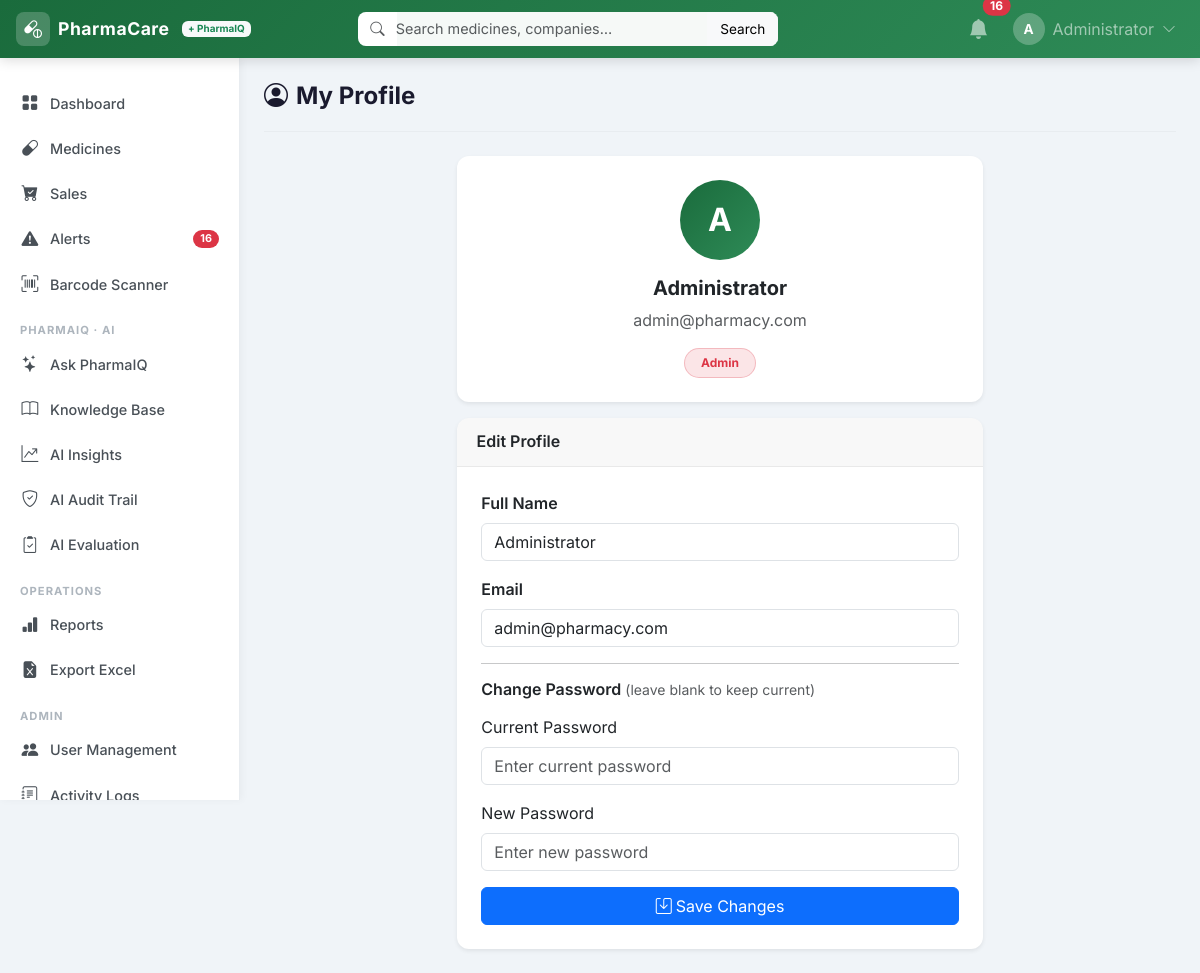
Screenshot of /profile (signed in) with the database file from the repository.
### tables this page shows
CREATE TABLE users (
        id       INTEGER PRIMARY KEY AUTOINCREMENT,
        username TEXT    UNIQUE NOT NULL,
        password TEXT    NOT NULL,
        role     TEXT    NOT NULL DEFAULT 'staff',
        full_name TEXT,
        email    TEXT,
        created_at TEXT DEFAULT (datetime('now'))
    );

### app.py (the view, shortened to what this page needs)
@app.route("/profile", methods=["GET", "POST"])
@login_required
def profile():
    user = query_db("SELECT * FROM users WHERE id=?", (session["user_id"],), one=True)
    return render_template("profile.html", user=user)

### app.py (called while the page is built)
def get_db():
    db = getattr(g, "_database", None)
    if db is None:
        db = g._database = sqlite3.connect(DATABASE)
        db.row_factory = sqlite3.Row
        db.execute("PRAGMA journal_mode=WAL")
    return db

@app.teardown_appcontext
def close_connection(exception):
    db = getattr(g, "_database", None)
    if db is not None:
        db.close()

def query_db(sql, args=(), one=False, commit=False):
    db = get_db()
    cur = db.execute(sql, args)
    if commit:
        db.commit()
        return cur.lastrowid
    rv = cur.fetchall()
    return (rv[0] if rv else None) if one else rv

def login_required(f):
    @wraps(f)
    def decorated(*args, **kwargs):
        if "user_id" not in session:
            flash("Please login first.", "warning")
            return redirect(url_for("login"))
        return f(*args, **kwargs)
    return decorated

@app.context_processor
def inject_alerts():
    if "user_id" in session:
        today     = date.today()
        warn_date = today + timedelta(days=EXPIRY_WARN_DAYS)
        exp_count = query_db(
            "SELECT COUNT(*) as c FROM medicines WHERE exp_date IS NOT NULL AND exp_date != '' AND exp_date <= ?",
            (warn_date.isoformat(),), one=True)["c"]
        ls_count  = query_db(
            "SELECT COUNT(*) as c FROM medicines WHERE product_qty <= ?",
            (LOW_STOCK_THRESHOLD,), one=True)["c"]
        return dict(nav_expiring=exp_count, nav_low_stock=ls_count)
    return dict(nav_expiring=0, nav_low_stock=0)

### pharmaiq/routes.py (called while the page is built)
def csrf_token():
    if "ai_csrf" not in session:
        session["ai_csrf"] = secrets.token_urlsafe(24)
    return session["ai_csrf"]

@bp.app_context_processor
def _inject():
    return {"csrf_token": csrf_token}

### templates/profile.html (shortened to what this page needs)
{% extends "base.html" %}
{% block content %}
<div class="page-header">
  <h4 class="page-title"><i class="bi bi-person-circle me-2"></i>My Profile</h4>
</div>
<div class="row g-3 justify-content-center">
  <div class="col-lg-7">
    <div class="card border-0 shadow-sm mb-3">
      <div class="card-body p-4 text-center">
        <div class="avatar-xl mx-auto mb-3">{{ (user['full_name'] or user['username'])[0]|upper }}</div>
        <h5 class="fw-bold">{{ user['full_name'] or user['username'] }}</h5>
        <p class="text-muted">{{ user['email'] or 'No email set' }}</p>
        <span class="badge role-badge role-{{ user['role'] }} px-3 py-2">{{ user['role']|title }}</span>
      </div>
    </div>
    <div class="card border-0 shadow-sm">
      <div class="card-header"><h6 class="mb-0 fw-semibold">Edit Profile</h6></div>
      <div class="card-body p-4">
        <form action="{{ url_for('profile') }}" method="post">
          <div class="mb-3">
            <label class="form-label fw-semibold">Full Name</label>
            <input type="text" name="full_name" class="form-control" value="{{ user['full_name'] or '' }}">
          </div>
          <div class="mb-3">
            <label class="form-label fw-semibold">Email</label>
            <input type="email" name="email" class="form-control" value="{{ user['email'] or '' }}">
          </div>
          <hr>
          <h6 class="fw-semibold mb-3">Change Password <span class="text-muted fw-normal small">(leave blank to keep current)</span></h6>
          <div class="mb-3">
            <label class="form-label">Current Password</label>
            <input type="password" name="current_password" class="form-control" placeholder="Enter current password">
          </div>
          <div class="mb-3">
            <label class="form-label">New Password</label>
            <input type="password" name="new_password" class="form-control" placeholder="Enter new password">
          </div>
          <button type="submit" class="btn btn-primary w-100">
            <i class="bi bi-save me-1"></i>Save Changes
          </button>
        </form>
      </div>
    </div>
  </div>
</div>
{% endblock %}

### templates/base.html (shortened to what this page needs)
<!DOCTYPE html>
<html lang="en">
<head>
  <link rel="stylesheet" href="https://cdn.jsdelivr.net/npm/bootstrap@5.3.3/dist/css/bootstrap.min.css"/>
  <link rel="stylesheet" href="https://cdn.jsdelivr.net/npm/bootstrap-icons@1.11.3/font/bootstrap-icons.min.css"/>
  <link rel="stylesheet" href="{{ url_for('static', filename='css/style.css') }}"/>
  <link rel="stylesheet" href="{{ url_for('static', filename='css/ai.css') }}"/>
</head>
<body>
<nav class="navbar navbar-expand-lg navbar-dark fixed-top" id="mainNavbar">
  <div class="container-fluid px-3">
    <a class="navbar-brand d-flex align-items-center gap-2" href="{{ url_for('dashboard') }}">
      <div class="brand-icon"><i class="bi bi-capsule-pill"></i></div>
      <span class="brand-text">PharmaCare</span><span class="badge bg-light text-success ms-1 ai-brand-badge">+ PharmaIQ</span>
    </a>
    <div class="collapse navbar-collapse" id="navbarContent">
      <form class="d-flex mx-auto navbar-search" action="{{ url_for('medicines') }}" method="get">
        <div class="input-group">
          <span class="input-group-text bg-white border-end-0">
            <i class="bi bi-search text-muted"></i>
          </span>
          <input class="form-control border-start-0 ps-0" type="search" name="search"
                 placeholder="Search medicines, companies…" aria-label="Search">
          <button class="btn btn-light" type="submit">Search</button>
        </div>
      </form>
      <ul class="navbar-nav ms-auto align-items-center gap-2">
        <li class="nav-item dropdown">
          <a class="nav-link position-relative" href="#" data-bs-toggle="dropdown">
            <i class="bi bi-bell-fill fs-5"></i>
            {% if nav_expiring + nav_low_stock > 0 %}
            <span class="position-absolute top-0 start-100 translate-middle badge rounded-pill bg-danger">
              {{ nav_expiring + nav_low_stock }}
            </span>
            {% endif %}
          </a>
        </li>
        <li class="nav-item dropdown">
          <a class="nav-link d-flex align-items-center gap-2" href="#" data-bs-toggle="dropdown">
            <div class="avatar-sm">{{ (session.full_name or session.username)[0]|upper }}</div>
            <span class="d-none d-lg-inline">{{ session.full_name or session.username }}</span>
            <i class="bi bi-chevron-down small"></i>
          </a>
        </li>
      </ul>
    </div>
  </div>
</nav>
<div class="d-flex" id="wrapper">
  <div id="sidebar">
    <div class="sidebar-inner">
      <ul class="nav flex-column pt-2">
        <li class="nav-item">
          <a class="nav-link {% if request.endpoint=='dashboard' %}active{% endif %}" href="{{ url_for('dashboard') }}">
            <i class="bi bi-grid-fill"></i><span>Dashboard</span>
          </a>
        </li>
        <li class="nav-item">
          <a class="nav-link {% if request.endpoint in ['medicines','medicine_detail'] %}active{% endif %}" href="{{ url_for('medicines') }}">
            <i class="bi bi-capsule"></i><span>Medicines</span>
          </a>
        </li>
        <li class="nav-item">
          <a class="nav-link {% if request.endpoint=='sales' %}active{% endif %}" href="{{ url_for('sales') }}">
            <i class="bi bi-cart-check-fill"></i><span>Sales</span>
          </a>
        </li>
        <li class="nav-item">
          <a class="nav-link {% if request.endpoint=='alerts' %}active{% endif %}" href="{{ url_for('alerts') }}">
            <i class="bi bi-exclamation-triangle-fill"></i><span>Alerts</span>
            {% if nav_expiring + nav_low_stock > 0 %}
            <span class="badge bg-danger rounded-pill ms-auto">{{ nav_expiring + nav_low_stock }}</span>
            {% endif %}
          </a>
        </li>
        <li class="nav-item">
          <a class="nav-link {% if request.endpoint=='barcode_page' %}active{% endif %}" href="{{ url_for('barcode_page') }}">
            <i class="bi bi-upc-scan"></i><span>Barcode Scanner</span>
          </a>
        </li>
        <li class="sidebar-divider">PHARMAIQ · AI</li>
        <li class="nav-item">
          <a class="nav-link {% if request.endpoint=='pharmaiq.ai_chat' %}active{% endif %}" href="{{ url_for('pharmaiq.ai_chat') }}">
            <i class="bi bi-stars"></i><span>Ask PharmaIQ</span>
          </a>
        </li>
        <li class="nav-item">
          <a class="nav-link {% if request.endpoint=='pharmaiq.ai_knowledge' %}active{% endif %}" href="{{ url_for('pharmaiq.ai_knowledge') }}">
            <i class="bi bi-book"></i><span>Knowledge Base</span>
          </a>
        </li>
        {% if session.role in ['admin','pharmacist'] %}
        <li class="nav-item">
          <a class="nav-link {% if request.endpoint=='pharmaiq.ai_insights' %}active{% endif %}" href="{{ url_for('pharmaiq.ai_insights') }}">
            <i class="bi bi-graph-up-arrow"></i><span>AI Insights</span>
          </a>
        </li>
        {% endif %}
        {% if session.role == 'admin' %}
        <li class="nav-item">
          <a class="nav-link {% if request.endpoint=='pharmaiq.ai_audit' %}active{% endif %}" href="{{ url_for('pharmaiq.ai_audit') }}">
            <i class="bi bi-shield-check"></i><span>AI Audit Trail</span>
          </a>
        </li>
        <li class="nav-item">
          <a class="nav-link {% if request.endpoint=='pharmaiq.ai_evaluation' %}active{% endif %}" href="{{ url_for('pharmaiq.ai_evaluation') }}">
            <i class="bi bi-clipboard2-check"></i><span>AI Evaluation</span>
          </a>
        </li>
        {% endif %}
        <li class="sidebar-divider">OPERATIONS</li>
        {% if session.role in ['admin','pharmacist'] %}
        <li class="nav-item">
          <a class="nav-link {% if request.endpoint=='reports' %}active{% endif %}" href="{{ url_for('reports') }}">
            <i class="bi bi-bar-chart-fill"></i><span>Reports</span>
          </a>
        </li>
        <li class="nav-item">
          <a class="nav-link" href="{{ url_for('export_excel') }}">
            <i class="bi bi-file-earmark-excel-fill"></i><span>Export Excel</span>
          </a>
        </li>
        {% endif %}
        {% if session.role == 'admin' %}
        <li class="sidebar-divider">ADMIN</li>
        <li class="nav-item">
          <a class="nav-link {% if request.endpoint=='users' %}active{% endif %}" href="{{ url_for('users') }}">
            <i class="bi bi-people-fill"></i><span>User Management</span>
          </a>
        </li>
        <li class="nav-item">
          <a class="nav-link {% if request.endpoint=='logs' %}active{% endif %}" href="{{ url_for('logs') }}">
            <i class="bi bi-journal-text"></i><span>Activity Logs</span>
          </a>
        </li>
        {% endif %}
      </ul>
    </div>
  </div>
  <div id="page-content">
    {% block content %}{% endblock %}
  </div>
</div>
</body>
</html>

### static/css/style.css (style rules this page uses)
:root { --sidebar-width: 240px; --navbar-height: 58px; --primary: #1a6b3c; --primary-dark: #145530; }
* { box-sizing: border-box; }
body { font-family: 'Inter', sans-serif; background: #f0f4f8; color: #212529; }
#mainNavbar { background: linear-gradient(135deg, var(--primary) 0%, #2e8b57 100%) !important; height: var(--navbar-height); z-index: 1040; box-shadow: 0 2px 12px rgba(0,0,0,0.15); }
.brand-icon { width: 34px; height: 34px; background: rgba(255,255,255,0.2); border-radius: 8px; display: flex; align-items: center; justify-content: center; font-size: 18px; }
.brand-text { font-weight: 700; font-size: 1.1rem; letter-spacing: 0.5px; }
.navbar-search { max-width: 420px; width: 100%; }
.navbar-search .form-control, .navbar-search .input-group-text { border: none; border-radius: 0; font-size: 0.9rem; }
.navbar-search .input-group { border-radius: 8px; overflow: hidden; background: rgba(255,255,255,0.15); }
.navbar-search .form-control { background: rgba(255,255,255,0.95); }
.navbar-search .btn-light { border-radius: 0; font-size: 0.85rem; }
.avatar-sm { width: 32px; height: 32px; border-radius: 50%; background: rgba(255,255,255,0.25); display: flex; align-items: center; justify-content: center; font-weight: 700; font-size: 0.85rem; color: #fff; flex-shrink: 0; }
#wrapper { padding-top: var(--navbar-height); min-height: 100vh; }
#sidebar { width: var(--sidebar-width); min-height: calc(100vh - var(--navbar-height)); background: #fff; border-right: 1px solid #e8ecf0; flex-shrink: 0; position: sticky; top: var(--navbar-height); height: calc(100vh - var(--navbar-height)); overflow-y: auto; box-shadow: 2px 0 8px rgba(0,0,0,0.04); }
.sidebar-inner { padding: 1rem 0.5rem; }
#sidebar .nav-link { display: flex; align-items: center; gap: 10px; padding: 9px 12px; border-radius: 8px; font-size: 0.9rem; color: #495057; font-weight: 500; transition: all 0.15s; margin-bottom: 2px; }
#sidebar .nav-link i { font-size: 1.05rem; width: 20px; text-align: center; flex-shrink: 0; }
.sidebar-divider { font-size: 0.7rem; font-weight: 700; letter-spacing: 1px; color: #adb5bd; padding: 14px 12px 4px; text-transform: uppercase; }
#page-content { flex: 1; min-width: 0; padding: 24px; overflow-x: hidden; }
.page-header { margin-bottom: 1.5rem; padding-bottom: 1rem; border-bottom: 1px solid #e8ecf0; }
.page-title { font-weight: 700; color: #1a1a2e; margin-bottom: 0.25rem; }
.role-badge { font-size: 0.75rem; padding: 4px 10px; border-radius: 20px; }
.role-admin { background: #dc354520; color: #dc3545; border: 1px solid #dc354540; }
.avatar-xl { width: 80px; height: 80px; border-radius: 50%; background: linear-gradient(135deg, var(--primary), #2e8b57); display: flex; align-items: center; justify-content: center; font-size: 2rem; font-weight: 700; color: white; }
.card { border-radius: 12px !important; }
.card-header { border-radius: 12px 12px 0 0 !important; border-bottom: 1px solid rgba(0,0,0,0.06); padding: 0.9rem 1.2rem; }

### static/css/ai.css (style rules this page uses)
.ai-brand-badge { font-size: .62rem; vertical-align: middle; }

### rows the page displays
users: full_name "Administrator", full_name "A", email "admin@pharmacy.com", role "Admin"

### other values shown
{{ nav_expiring + nav_low_stock }} "16"
{{ (session.full_name or session.username)[0]|upper }} "A"
